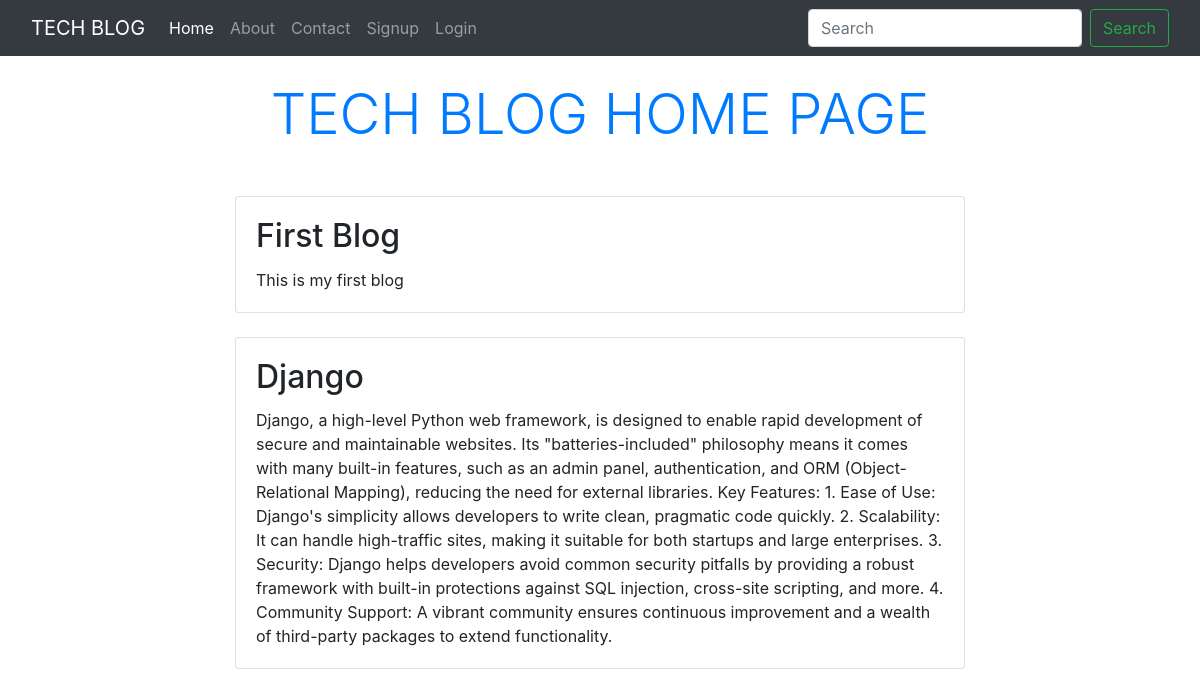
The page / on the database its author committed.
### blog/models.py (models this page shows)
class Blog(models.Model):
    title = models.CharField(max_length=200)
    cont = models.TextField()

### blog/views.py (the view)
# urls.py: 2. Add a URL to urlpatterns:  path('', views.home, name='home')
def home(request):
    blogs = Blog.objects.all()
    return render(request,'blog/home.html',{'blogs':blogs})

### blog/templates/blog/home.html (shortened to what this page needs)
{% extends 'blog/base.html' %}
{% load static %}
{% block content %}
<div class="container py-4">
    <div class="row justify-content-center">
        <div class="col-md-8">
            <div class="text-center mb-5">
                <h1 class="display-4 text-primary">TECH BLOG HOME PAGE</h1>
            </div>
            {% for blog in blogs %}
            <div class="card mb-4">
                <div class="card-body">
                    <h2 class="card-title">{{ blog.title }}</h2>
                    <p class="card-text">{{ blog.cont }}</p>
                </div>
            </div>
            {% endfor %}
        </div>
    </div>
</div>
{% endblock content %}

### rows shown on the page
Blog: title "First Blog", cont "This is my first blog"
Blog: title "Django", cont "Django, a high-level Python web framework, is designed to enable rapid development of secure and maintainable websites. Its \"batteries-included\" philosophy means it comes with many built-in features, such as an admin panel, authentication, and ORM (Object-Relational Mapping), reducing the need for external libraries. Key Features: 1. Ease of Use: Django's simplicity allows developers to write clean, pragmatic code quickly. 2. Scalability: It can handle high-traffic sites, making it suitable for both startups and large enterprises. 3. Security: Django helps developers avoid common security pitfalls by providing a robust framework with built-in protections against SQL injection, cross-site…"
